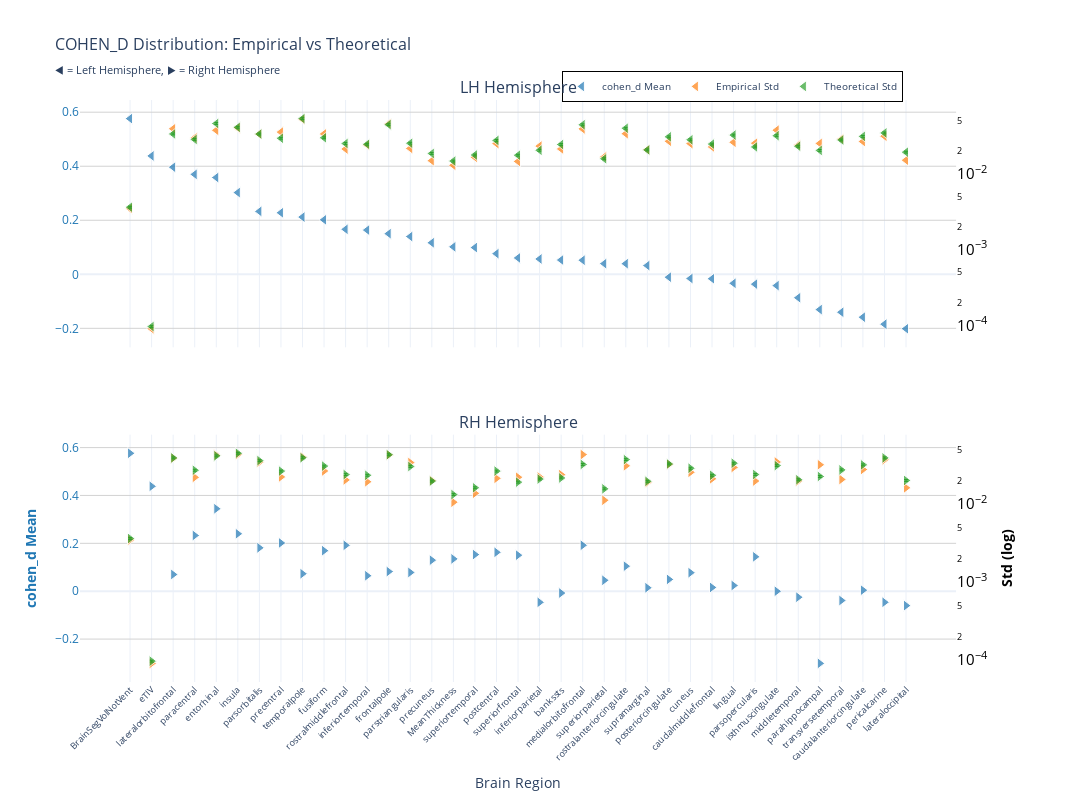
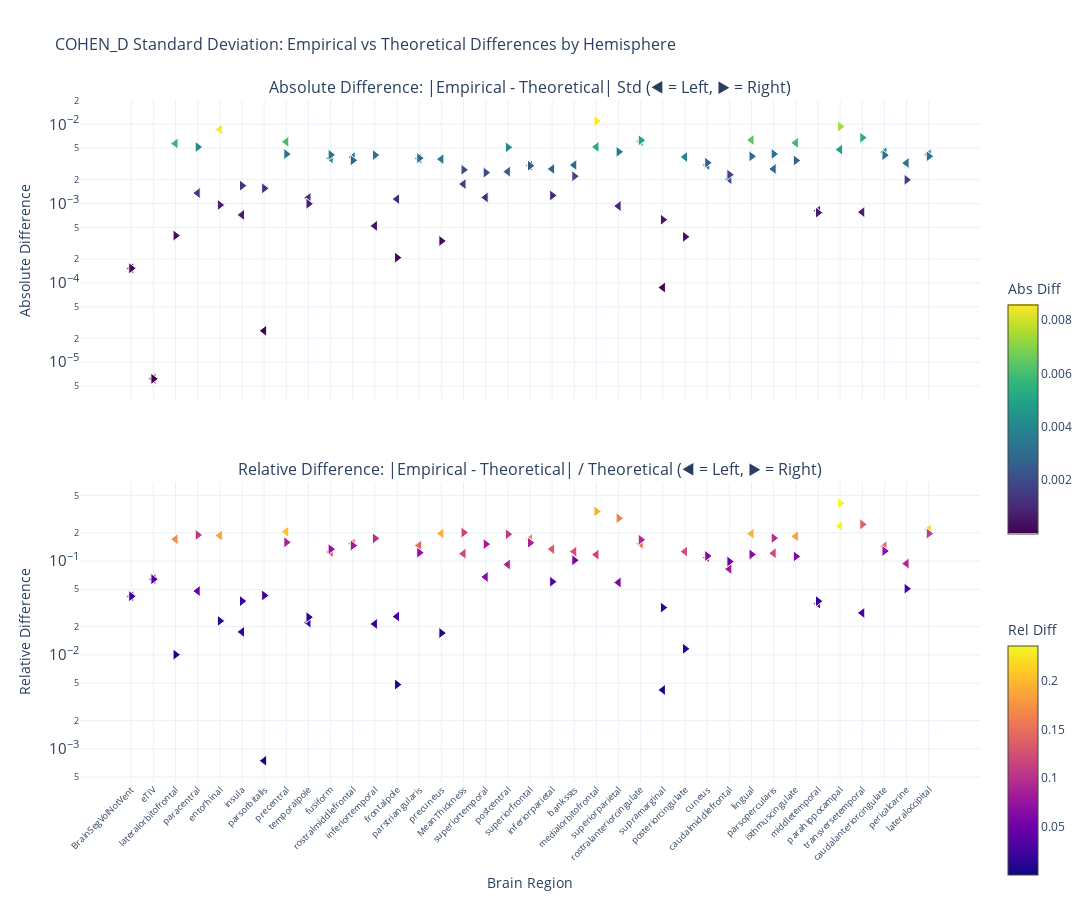

Notebook cell for these charts, in order:
### Markdown cell above
### Cohen's d

### Code cell
nu_nav = df_navr[(df_navr["timepoint"] == "baseline") & (df_navr["group"] == "HC-PD")]
data_path = stats_dir / f"cohen_d_baseline_{METRIC}.parquet"
df, stats = get_test_stats(
    data_path, stat_functions_F, nu_nav, hemisphere=True, study="baseline"
)
show_figure(
    stats, hemisphere=True, stat_name="cohen_d", study="baseline", metric=METRIC
)

### Figure 1 — Plotly figure (JSON) as saved in the notebook; plotly's stock layout.template omitted (floating-point values rounded to 4 significant figures)
{"data": [{"hovertemplate": "<b>%{x}</b><br>Mean cohen_d: %{y:.2f}<br><extra></extra>", "legendgroup": "mean", "marker": {"color": "#1f77b4", "line": {"color": "white", "width": 1}, "opacity": 0.7, "size": 10, "symbol": "triangle-left"}, "mode": "markers", "name": "cohen_d Mean", "showlegend": true, "type": "scatter", "x": ["BrainSegVolNotVent", "eTIV", "lateralorbitofrontal", "paracentral", "entorhinal", "insula", "parsorbitalis", "precentral", "temporalpole", "fusiform", "rostralmiddlefrontal", "inferiortemporal", "frontalpole", "parstriangularis", "precuneus", "MeanThickness", "superiortemporal", "postcentral", "superiorfrontal", "inferiorparietal", "bankssts", "medialorbitofrontal", "superiorparietal", "rostralanteriorcingulate", "supramarginal", "posteriorcingulate", "cuneus", "caudalmiddlefrontal", "lingual", "parsopercularis", "isthmuscingulate", "middletemporal", "parahippocampal", "transversetemporal", "caudalanteriorcingulate", "pericalcarine", "lateraloccipital"], "xaxis": "x", "y": [0.5763, 0.4382, 0.3965, 0.3699, 0.3582, 0.3025, 0.2329, 0.2278, 0.2118, 0.2017, 0.1665, 0.1636, 0.1504, 0.1397, 0.1167, 0.1016, 0.09897, 0.07647, 0.06062, 0.05675, 0.05282, 0.05218, 0.03949, 0.03924, 0.03231, -0.01071, -0.01553, -0.01642, -0.03337, -0.03641, -0.04184, -0.08673, -0.1307, -0.1404, -0.1588, -0.1846, -0.2015], "yaxis": "y"}, {"hovertemplate": "<b>%{x}</b><br>Empirical Std: %{y:.3f}<br><extra></extra>", "legendgroup": "empirical", "marker": {"color": "#ff7f0e", "line": {"color": "white", "width": 1}, "opacity": 0.7, "size": 10, "symbol": "triangle-left"}, "mode": "markers", "name": "Empirical Std", "showlegend": true, "type": "scatter", "x": ["BrainSegVolNotVent", "eTIV", "lateralorbitofrontal", "paracentral", "entorhinal", "insula", "parsorbitalis", "precentral", "temporalpole", "fusiform", "rostralmiddlefrontal", "inferiortemporal", "frontalpole", "parstriangularis", "precuneus", "MeanThickness", "superiortemporal", "postcentral", "superiorfrontal", "inferiorparietal", "bankssts", "medialorbitofrontal", "superiorparietal", "rostralanteriorcingulate", "supramarginal", "posteriorcingulate", "cuneus", "caudalmiddlefrontal", "lingual", "parsopercularis", "isthmuscingulate", "middletemporal", "parahippocampal", "transversetemporal", "caudalanteriorcingulate", "pericalcarine", "lateraloccipital"], "xaxis": "x", "y": [0.003462, 9.012e-05, 0.03915, 0.02968, 0.03737, 0.0402, 0.03332, 0.03537, 0.05212, 0.03349, 0.02118, 0.02393, 0.04553, 0.02156, 0.01485, 0.01292, 0.01645, 0.02496, 0.01452, 0.02312, 0.02122, 0.03902, 0.01667, 0.03371, 0.02069, 0.02678, 0.02494, 0.02257, 0.02599, 0.02527, 0.03754, 0.02384, 0.02509, 0.02864, 0.0266, 0.03126, 0.01507], "yaxis": "y2"}, {"error_y": {"array": [0.0001013, 2.698e-06, 0.000937, 0.0007936, 0.001287, 0.001146, 0.0009343, 0.0008223, 0.001493, 0.0008342, 0.0007013, 0.0006852, 0.001244, 0.0007074, 0.000518, 0.0004114, 0.0004943, 0.0007701, 0.0004913, 0.0005712, 0.0006803, 0.001238, 0.0004409, 0.001115, 0.0005772, 0.0008587, 0.0007846, 0.0006891, 0.0009056, 0.0006315, 0.0008885, 0.0006451, 0.0005685, 0.0007805, 0.0008702, 0.0009668, 0.0005392], "arrayminus": [9.848e-05, 2.623e-06, 0.000911, 0.0007716, 0.001252, 0.001115, 0.0009084, 0.0007995, 0.001452, 0.0008111, 0.0006819, 0.0006662, 0.001209, 0.0006878, 0.0005036, 0.0004, 0.0004806, 0.0007487, 0.0004777, 0.0005553, 0.0006614, 0.001204, 0.0004287, 0.001084, 0.0005612, 0.0008349, 0.0007628, 0.00067, 0.0008806, 0.000614, 0.0008639, 0.0006272, 0.0005528, 0.0007589, 0.0008461, 0.00094, 0.0005242], "color": "#2ca02c", "thickness": 1, "type": "data", "visible": true, "width": 2}, "hovertemplate": "<b>%{x}</b><br>Theoretical Std: %{y:.3f}<br><extra></extra>", "legendgroup": "theoretical", "marker": {"color": "#2ca02c", "line": {"color": "white", "width": 1}, "opacity": 0.7, "size": 10, "symbol": "triangle-left"}, "mode": "markers", "name": "Theoretical Std", "showlegend": true, "type": "scatter", "x": ["BrainSegVolNotVent", "eTIV", "lateralorbitofrontal", "paracentral", "entorhinal", "insula", "parsorbitalis", "precentral", "temporalpole", "fusiform", "rostralmiddlefrontal", "inferiortemporal", "frontalpole", "parstriangularis", "precuneus", "MeanThickness", "superiortemporal", "postcentral", "superiorfrontal", "inferiorparietal", "bankssts", "medialorbitofrontal", "superiorparietal", "rostralanteriorcingulate", "supramarginal", "posteriorcingulate", "cuneus", "caudalmiddlefrontal", "lingual", "parsopercularis", "isthmuscingulate", "middletemporal", "parahippocampal", "transversetemporal", "caudalanteriorcingulate", "pericalcarine", "lateraloccipital"], "xaxis": "x", "y": [0.003615, 9.63e-05, 0.03344, 0.02832, 0.04595, 0.04092, 0.03335, 0.02935, 0.0533, 0.02977, 0.02503, 0.02446, 0.04439, 0.02525, 0.01849, 0.01468, 0.01764, 0.02748, 0.01753, 0.02039, 0.02428, 0.04419, 0.01574, 0.03979, 0.0206, 0.03065, 0.028, 0.0246, 0.03232, 0.02254, 0.03171, 0.02302, 0.02029, 0.02786, 0.03106, 0.03451, 0.01924], "yaxis": "y2"}, {"hovertemplate": "<b>%{x}</b><br>Mean cohen_d: %{y:.2f}<br><extra></extra>", "legendgroup": "mean", "marker": {"color": "#1f77b4", "line": {"color": "white", "width": 1}, "opacity": 0.7, "size": 10, "symbol": "triangle-right"}, "mode": "markers", "name": "cohen_d Mean", "showlegend": false, "type": "scatter", "x": ["BrainSegVolNotVent", "eTIV", "entorhinal", "insula", "paracentral", "precentral", "medialorbitofrontal", "rostralmiddlefrontal", "parsorbitalis", "fusiform", "postcentral", "superiortemporal", "superiorfrontal", "parsopercularis", "MeanThickness", "precuneus", "rostralanteriorcingulate", "frontalpole", "parstriangularis", "cuneus", "temporalpole", "lateralorbitofrontal", "inferiortemporal", "posteriorcingulate", "superiorparietal", "lingual", "caudalmiddlefrontal", "supramarginal", "caudalanteriorcingulate", "isthmuscingulate", "bankssts", "middletemporal", "transversetemporal", "pericalcarine", "inferiorparietal", "lateraloccipital", "parahippocampal"], "xaxis": "x2", "y": [0.5763, 0.4382, 0.3445, 0.2399, 0.2329, 0.2017, 0.1919, 0.1917, 0.1811, 0.1693, 0.1625, 0.153, 0.1505, 0.1437, 0.135, 0.1297, 0.1045, 0.08203, 0.07834, 0.07749, 0.07305, 0.06991, 0.06461, 0.04927, 0.04562, 0.02381, 0.01564, 0.01444, 0.004259, -0.000196, -0.007687, -0.02506, -0.0388, -0.04622, -0.04645, -0.06016, -0.3015], "yaxis": "y3"}, {"hovertemplate": "<b>%{x}</b><br>Empirical Std: %{y:.3f}<br><extra></extra>", "legendgroup": "empirical", "marker": {"color": "#ff7f0e", "line": {"color": "white", "width": 1}, "opacity": 0.7, "size": 10, "symbol": "triangle-right"}, "mode": "markers", "name": "Empirical Std", "showlegend": false, "type": "scatter", "x": ["BrainSegVolNotVent", "eTIV", "entorhinal", "insula", "paracentral", "precentral", "medialorbitofrontal", "rostralmiddlefrontal", "parsorbitalis", "fusiform", "postcentral", "superiortemporal", "superiorfrontal", "parsopercularis", "MeanThickness", "precuneus", "rostralanteriorcingulate", "frontalpole", "parstriangularis", "cuneus", "temporalpole", "lateralorbitofrontal", "inferiortemporal", "posteriorcingulate", "superiorparietal", "lingual", "caudalmiddlefrontal", "supramarginal", "caudalanteriorcingulate", "isthmuscingulate", "bankssts", "middletemporal", "transversetemporal", "pericalcarine", "inferiorparietal", "lateraloccipital", "parahippocampal"], "xaxis": "x2", "y": [0.003462, 9.012e-05, 0.04261, 0.04328, 0.02205, 0.02234, 0.04322, 0.02043, 0.03461, 0.02664, 0.02142, 0.01376, 0.02214, 0.01979, 0.01059, 0.02008, 0.031, 0.04285, 0.03416, 0.02561, 0.04038, 0.03882, 0.01936, 0.03239, 0.01121, 0.0296, 0.02113, 0.01899, 0.02782, 0.03471, 0.02388, 0.01978, 0.02073, 0.03721, 0.02225, 0.01619, 0.03201], "yaxis": "y4"}, {"error_y": {"array": [0.0001013, 2.698e-06, 0.001167, 0.00126, 0.0007627, 0.0007437, 0.0009053, 0.0006708, 0.001013, 0.0008619, 0.0007436, 0.0004543, 0.0005363, 0.0006726, 0.0003714, 0.0005532, 0.001045, 0.001206, 0.0008522, 0.0008093, 0.001104, 0.001099, 0.0006569, 0.0009183, 0.00044, 0.0009396, 0.0006568, 0.0005497, 0.0008939, 0.0008746, 0.0006071, 0.0005756, 0.0007704, 0.001098, 0.0005881, 0.0005644, 0.0006344], "arrayminus": [9.848e-05, 2.623e-06, 0.001134, 0.001225, 0.0007415, 0.0007231, 0.0008802, 0.0006522, 0.0009853, 0.000838, 0.000723, 0.0004417, 0.0005215, 0.000654, 0.0003612, 0.0005379, 0.001016, 0.001173, 0.0008286, 0.0007869, 0.001073, 0.001068, 0.0006387, 0.0008929, 0.0004278, 0.0009136, 0.0006386, 0.0005345, 0.0008691, 0.0008504, 0.0005903, 0.0005597, 0.0007491, 0.001068, 0.0005718, 0.0005487, 0.0006168], "color": "#2ca02c", "thickness": 1, "type": "data", "visible": true, "width": 2}, "hovertemplate": "<b>%{x}</b><br>Theoretical Std: %{y:.3f}<br><extra></extra>", "legendgroup": "theoretical", "marker": {"color": "#2ca02c", "line": {"color": "white", "width": 1}, "opacity": 0.7, "size": 10, "symbol": "triangle-right"}, "mode": "markers", "name": "Theoretical Std", "showlegend": false, "type": "scatter", "x": ["BrainSegVolNotVent", "eTIV", "entorhinal", "insula", "paracentral", "precentral", "medialorbitofrontal", "rostralmiddlefrontal", "parsorbitalis", "fusiform", "postcentral", "superiortemporal", "superiorfrontal", "parsopercularis", "MeanThickness", "precuneus", "rostralanteriorcingulate", "frontalpole", "parstriangularis", "cuneus", "temporalpole", "lateralorbitofrontal", "inferiortemporal", "posteriorcingulate", "superiorparietal", "lingual", "caudalmiddlefrontal", "supramarginal", "caudalanteriorcingulate", "isthmuscingulate", "bankssts", "middletemporal", "transversetemporal", "pericalcarine", "inferiorparietal", "lateraloccipital", "parahippocampal"], "xaxis": "x2", "y": [0.003615, 9.63e-05, 0.04165, 0.04496, 0.02722, 0.02655, 0.03231, 0.02394, 0.03617, 0.03076, 0.02654, 0.01621, 0.01914, 0.02401, 0.01326, 0.01974, 0.03728, 0.04306, 0.03042, 0.02889, 0.03939, 0.03921, 0.02345, 0.03278, 0.0157, 0.03354, 0.02344, 0.01962, 0.0319, 0.03122, 0.02167, 0.02055, 0.0275, 0.0392, 0.02099, 0.02014, 0.02264], "yaxis": "y4"}], "layout": {"annotations": [{"font": {"size": 16}, "showarrow": false, "text": "LH Hemisphere", "x": 0.47, "xanchor": "center", "xref": "paper", "y": 1, "yanchor": "bottom", "yref": "paper"}, {"font": {"size": 16}, "showarrow": false, "text": "RH Hemisphere", "x": 0.47, "xanchor": "center", "xref": "paper", "y": 0.425, "yanchor": "bottom", "yref": "paper"}], "height": 800, "hovermode": "x", "legend": {"bgcolor": "rgba(255, 255, 255, 0.9)", "bordercolor": "black", "borderwidth": 1, "font": {"size": 10}, "orientation": "h", "x": 0.7, "xanchor": "center", "y": 1.05}, "title": {"font": {"size": 16}, "text": "COHEN_D Distribution: Empirical vs Theoretical<br><sub>◀ = Left Hemisphere, ▶ = Right Hemisphere</sub>"}, "width": 1400, "xaxis": {"anchor": "y", "domain": [0, 0.94], "matches": "x2", "showticklabels": false}, "xaxis2": {"anchor": "y3", "domain": [0, 0.94], "tickangle": -45, "tickfont": {"size": 9}, "title": {"text": "Brain Region"}}, "yaxis": {"anchor": "x", "domain": [0.575, 1], "gridcolor": "lightgray", "showgrid": true, "tickfont": {"color": "#1f77b4"}, "title": {"font": {"color": "#1f77b4"}, "text": ""}}, "yaxis2": {"anchor": "x", "exponentformat": "power", "overlaying": "y", "showgrid": false, "side": "right", "tickfont": {"color": "black"}, "title": {"font": {"color": "black"}, "text": ""}, "type": "log"}, "yaxis3": {"anchor": "x2", "domain": [0, 0.425], "gridcolor": "lightgray", "showgrid": true, "tickfont": {"color": "#1f77b4"}, "title": {"font": {"color": "#1f77b4"}, "text": "<b>cohen_d Mean</b>"}}, "yaxis4": {"anchor": "x2", "exponentformat": "power", "overlaying": "y3", "showgrid": false, "side": "right", "tickfont": {"color": "black"}, "title": {"font": {"color": "black"}, "text": "<b>Std (log)</b>"}, "type": "log"}}}

### Figure 2 — Plotly figure (JSON) as saved in the notebook; plotly's stock layout.template omitted (floating-point values rounded to 4 significant figures)
{"data": [{"hovertemplate": "<b>%{x}</b><br>Hemisphere: %{text}<br>Abs Diff: %{y:.4f}<br><extra></extra>", "legendgroup": "abs_lh", "marker": {"color": [0.0001526, 6.176e-06, 0.005711, 0.001357, 0.008583, 0.0007202, 2.488e-05, 0.006016, 0.00118, 0.003717, 0.003852, 0.0005233, 0.001138, 0.003688, 0.003635, 0.001761, 0.001195, 0.002527, 0.003015, 0.002733, 0.003062, 0.005173, 0.0009306, 0.006081, 8.735e-05, 0.003866, 0.00306, 0.002027, 0.006332, 0.002731, 0.005825, 0.0008121, 0.004796, 0.0007807, 0.004461, 0.003245, 0.004172], "colorbar": {"len": 0.4, "title": {"text": "Abs Diff"}, "y": 0.75, "yanchor": "top"}, "colorscale": [[0, "#440154"], [0.1111, "#482878"], [0.2222, "#3e4989"], [0.3333, "#31688e"], [0.4444, "#26828e"], [0.5556, "#1f9e89"], [0.6667, "#35b779"], [0.7778, "#6ece58"], [0.8889, "#b5de2b"], [1, "#fde725"]], "line": {"color": "white", "width": 1}, "showscale": true, "size": 10, "symbol": "triangle-left"}, "mode": "markers", "name": "Absolute (lh)", "showlegend": false, "text": ["lh", "lh", "lh", "lh", "lh", "lh", "lh", "lh", "lh", "lh", "lh", "lh", "lh", "lh", "lh", "lh", "lh", "lh", "lh", "lh", "lh", "lh", "lh", "lh", "lh", "lh", "lh", "lh", "lh", "lh", "lh", "lh", "lh", "lh", "lh", "lh", "lh"], "type": "scatter", "x": ["BrainSegVolNotVent", "eTIV", "lateralorbitofrontal", "paracentral", "entorhinal", "insula", "parsorbitalis", "precentral", "temporalpole", "fusiform", "rostralmiddlefrontal", "inferiortemporal", "frontalpole", "parstriangularis", "precuneus", "MeanThickness", "superiortemporal", "postcentral", "superiorfrontal", "inferiorparietal", "bankssts", "medialorbitofrontal", "superiorparietal", "rostralanteriorcingulate", "supramarginal", "posteriorcingulate", "cuneus", "caudalmiddlefrontal", "lingual", "parsopercularis", "isthmuscingulate", "middletemporal", "parahippocampal", "transversetemporal", "caudalanteriorcingulate", "pericalcarine", "lateraloccipital"], "xaxis": "x", "y": [0.0001526, 6.176e-06, 0.005711, 0.001357, 0.008583, 0.0007202, 2.488e-05, 0.006016, 0.00118, 0.003717, 0.003852, 0.0005233, 0.001138, 0.003688, 0.003635, 0.001761, 0.001195, 0.002527, 0.003015, 0.002733, 0.003062, 0.005173, 0.0009306, 0.006081, 8.735e-05, 0.003866, 0.00306, 0.002027, 0.006332, 0.002731, 0.005825, 0.0008121, 0.004796, 0.0007807, 0.004461, 0.003245, 0.004172], "yaxis": "y"}, {"hovertemplate": "<b>%{x}</b><br>Hemisphere: %{text}<br>Rel Diff: %{y:.2%}<br><extra></extra>", "legendgroup": "rel_lh", "marker": {"color": [0.0422, 0.06413, 0.1708, 0.04792, 0.1868, 0.0176, 0.0007462, 0.205, 0.02213, 0.1249, 0.1539, 0.0214, 0.02565, 0.1461, 0.1966, 0.1199, 0.06774, 0.09194, 0.1719, 0.1341, 0.1261, 0.1171, 0.05914, 0.1528, 0.00424, 0.1261, 0.1093, 0.08243, 0.1959, 0.1212, 0.1837, 0.03528, 0.2363, 0.02802, 0.1436, 0.09403, 0.2168], "colorbar": {"len": 0.4, "title": {"text": "Rel Diff"}, "y": 0.25, "yanchor": "top"}, "colorscale": [[0, "#0d0887"], [0.1111, "#46039f"], [0.2222, "#7201a8"], [0.3333, "#9c179e"], [0.4444, "#bd3786"], [0.5556, "#d8576b"], [0.6667, "#ed7953"], [0.7778, "#fb9f3a"], [0.8889, "#fdca26"], [1, "#f0f921"]], "line": {"color": "white", "width": 1}, "showscale": true, "size": 10, "symbol": "triangle-left"}, "mode": "markers", "name": "Relative (lh)", "showlegend": false, "text": ["lh", "lh", "lh", "lh", "lh", "lh", "lh", "lh", "lh", "lh", "lh", "lh", "lh", "lh", "lh", "lh", "lh", "lh", "lh", "lh", "lh", "lh", "lh", "lh", "lh", "lh", "lh", "lh", "lh", "lh", "lh", "lh", "lh", "lh", "lh", "lh", "lh"], "type": "scatter", "x": ["BrainSegVolNotVent", "eTIV", "lateralorbitofrontal", "paracentral", "entorhinal", "insula", "parsorbitalis", "precentral", "temporalpole", "fusiform", "rostralmiddlefrontal", "inferiortemporal", "frontalpole", "parstriangularis", "precuneus", "MeanThickness", "superiortemporal", "postcentral", "superiorfrontal", "inferiorparietal", "bankssts", "medialorbitofrontal", "superiorparietal", "rostralanteriorcingulate", "supramarginal", "posteriorcingulate", "cuneus", "caudalmiddlefrontal", "lingual", "parsopercularis", "isthmuscingulate", "middletemporal", "parahippocampal", "transversetemporal", "caudalanteriorcingulate", "pericalcarine", "lateraloccipital"], "xaxis": "x2", "y": [0.0422, 0.06413, 0.1708, 0.04792, 0.1868, 0.0176, 0.0007462, 0.205, 0.02213, 0.1249, 0.1539, 0.0214, 0.02565, 0.1461, 0.1966, 0.1199, 0.06774, 0.09194, 0.1719, 0.1341, 0.1261, 0.1171, 0.05914, 0.1528, 0.00424, 0.1261, 0.1093, 0.08243, 0.1959, 0.1212, 0.1837, 0.03528, 0.2363, 0.02802, 0.1436, 0.09403, 0.2168], "yaxis": "y2"}, {"hovertemplate": "<b>%{x}</b><br>Hemisphere: %{text}<br>Abs Diff: %{y:.4f}<br><extra></extra>", "legendgroup": "abs_rh", "marker": {"color": [0.0001526, 6.176e-06, 0.0009598, 0.001684, 0.005165, 0.004203, 0.01091, 0.003508, 0.001556, 0.004119, 0.005121, 0.002457, 0.002999, 0.00422, 0.002667, 0.000338, 0.006281, 0.0002082, 0.003739, 0.003274, 0.0009947, 0.0003949, 0.004089, 0.0003809, 0.004491, 0.00394, 0.002315, 0.0006263, 0.004079, 0.003497, 0.00221, 0.0007689, 0.006764, 0.001991, 0.001266, 0.003951, 0.009369], "colorbar": {"len": 0.4, "title": {"text": "Abs Diff"}, "y": 0.75, "yanchor": "top"}, "colorscale": [[0, "#440154"], [0.1111, "#482878"], [0.2222, "#3e4989"], [0.3333, "#31688e"], [0.4444, "#26828e"], [0.5556, "#1f9e89"], [0.6667, "#35b779"], [0.7778, "#6ece58"], [0.8889, "#b5de2b"], [1, "#fde725"]], "line": {"color": "white", "width": 1}, "showscale": false, "size": 10, "symbol": "triangle-right"}, "mode": "markers", "name": "Absolute (rh)", "showlegend": false, "text": ["rh", "rh", "rh", "rh", "rh", "rh", "rh", "rh", "rh", "rh", "rh", "rh", "rh", "rh", "rh", "rh", "rh", "rh", "rh", "rh", "rh", "rh", "rh", "rh", "rh", "rh", "rh", "rh", "rh", "rh", "rh", "rh", "rh", "rh", "rh", "rh", "rh"], "type": "scatter", "x": ["BrainSegVolNotVent", "eTIV", "entorhinal", "insula", "paracentral", "precentral", "medialorbitofrontal", "rostralmiddlefrontal", "parsorbitalis", "fusiform", "postcentral", "superiortemporal", "superiorfrontal", "parsopercularis", "MeanThickness", "precuneus", "rostralanteriorcingulate", "frontalpole", "parstriangularis", "cuneus", "temporalpole", "lateralorbitofrontal", "inferiortemporal", "posteriorcingulate", "superiorparietal", "lingual", "caudalmiddlefrontal", "supramarginal", "caudalanteriorcingulate", "isthmuscingulate", "bankssts", "middletemporal", "transversetemporal", "pericalcarine", "inferiorparietal", "lateraloccipital", "parahippocampal"], "xaxis": "x", "y": [0.0001526, 6.176e-06, 0.0009598, 0.001684, 0.005165, 0.004203, 0.01091, 0.003508, 0.001556, 0.004119, 0.005121, 0.002457, 0.002999, 0.00422, 0.002667, 0.000338, 0.006281, 0.0002082, 0.003739, 0.003274, 0.0009947, 0.0003949, 0.004089, 0.0003809, 0.004491, 0.00394, 0.002315, 0.0006263, 0.004079, 0.003497, 0.00221, 0.0007689, 0.006764, 0.001991, 0.001266, 0.003951, 0.009369], "yaxis": "y"}, {"hovertemplate": "<b>%{x}</b><br>Hemisphere: %{text}<br>Rel Diff: %{y:.2%}<br><extra></extra>", "legendgroup": "rel_rh", "marker": {"color": [0.0422, 0.06413, 0.02305, 0.03745, 0.1898, 0.1583, 0.3378, 0.1465, 0.04301, 0.1339, 0.193, 0.1515, 0.1567, 0.1758, 0.2012, 0.01712, 0.1685, 0.004834, 0.1229, 0.1133, 0.02526, 0.01007, 0.1744, 0.01162, 0.286, 0.1175, 0.09874, 0.03192, 0.1279, 0.112, 0.102, 0.03742, 0.246, 0.0508, 0.0603, 0.1961, 0.4138], "colorbar": {"len": 0.4, "title": {"text": "Rel Diff"}, "y": 0.25, "yanchor": "top"}, "colorscale": [[0, "#0d0887"], [0.1111, "#46039f"], [0.2222, "#7201a8"], [0.3333, "#9c179e"], [0.4444, "#bd3786"], [0.5556, "#d8576b"], [0.6667, "#ed7953"], [0.7778, "#fb9f3a"], [0.8889, "#fdca26"], [1, "#f0f921"]], "line": {"color": "white", "width": 1}, "showscale": false, "size": 10, "symbol": "triangle-right"}, "mode": "markers", "name": "Relative (rh)", "showlegend": false, "text": ["rh", "rh", "rh", "rh", "rh", "rh", "rh", "rh", "rh", "rh", "rh", "rh", "rh", "rh", "rh", "rh", "rh", "rh", "rh", "rh", "rh", "rh", "rh", "rh", "rh", "rh", "rh", "rh", "rh", "rh", "rh", "rh", "rh", "rh", "rh", "rh", "rh"], "type": "scatter", "x": ["BrainSegVolNotVent", "eTIV", "entorhinal", "insula", "paracentral", "precentral", "medialorbitofrontal", "rostralmiddlefrontal", "parsorbitalis", "fusiform", "postcentral", "superiortemporal", "superiorfrontal", "parsopercularis", "MeanThickness", "precuneus", "rostralanteriorcingulate", "frontalpole", "parstriangularis", "cuneus", "temporalpole", "lateralorbitofrontal", "inferiortemporal", "posteriorcingulate", "superiorparietal", "lingual", "caudalmiddlefrontal", "supramarginal", "caudalanteriorcingulate", "isthmuscingulate", "bankssts", "middletemporal", "transversetemporal", "pericalcarine", "inferiorparietal", "lateraloccipital", "parahippocampal"], "xaxis": "x2", "y": [0.0422, 0.06413, 0.02305, 0.03745, 0.1898, 0.1583, 0.3378, 0.1465, 0.04301, 0.1339, 0.193, 0.1515, 0.1567, 0.1758, 0.2012, 0.01712, 0.1685, 0.004834, 0.1229, 0.1133, 0.02526, 0.01007, 0.1744, 0.01162, 0.286, 0.1175, 0.09874, 0.03192, 0.1279, 0.112, 0.102, 0.03742, 0.246, 0.0508, 0.0603, 0.1961, 0.4138], "yaxis": "y2"}], "layout": {"annotations": [{"font": {"size": 16}, "showarrow": false, "text": "Absolute Difference: |Empirical - Theoretical| Std (◀ = Left, ▶ = Right)", "x": 0.5, "xanchor": "center", "xref": "paper", "y": 1, "yanchor": "bottom", "yref": "paper"}, {"font": {"size": 16}, "showarrow": false, "text": "Relative Difference: |Empirical - Theoretical| / Theoretical (◀ = Left, ▶ = Right)", "x": 0.5, "xanchor": "center", "xref": "paper", "y": 0.44, "yanchor": "bottom", "yref": "paper"}], "height": 900, "hovermode": "x unified", "showlegend": false, "title": {"font": {"size": 16}, "text": "COHEN_D Standard Deviation: Empirical vs Theoretical Differences by Hemisphere"}, "width": 1400, "xaxis": {"anchor": "y", "domain": [0, 1], "showticklabels": false}, "xaxis2": {"anchor": "y2", "domain": [0, 1], "tickangle": -45, "tickfont": {"size": 9}, "title": {"text": "Brain Region"}}, "yaxis": {"anchor": "x", "domain": [0.56, 1], "exponentformat": "power", "title": {"text": "Absolute Difference"}, "type": "log"}, "yaxis2": {"anchor": "x2", "domain": [0, 0.44], "exponentformat": "power", "title": {"text": "Relative Difference"}, "type": "log"}}}
